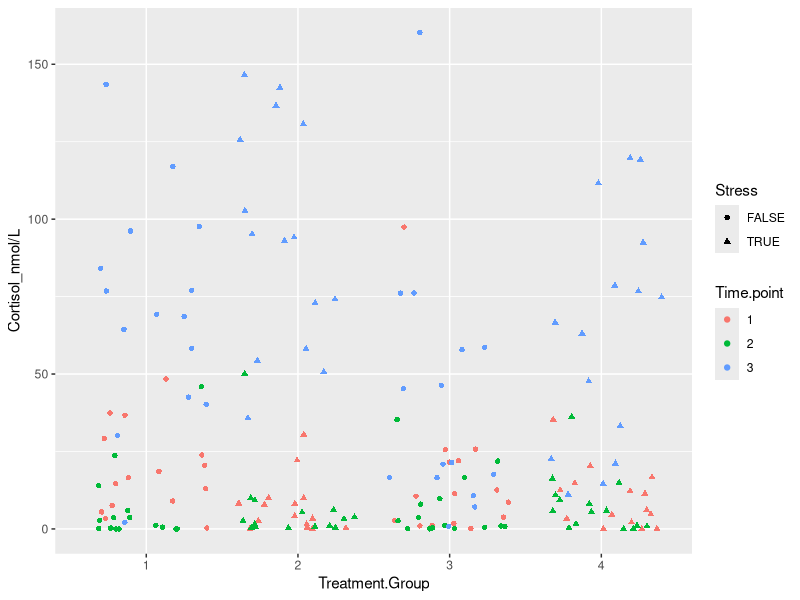
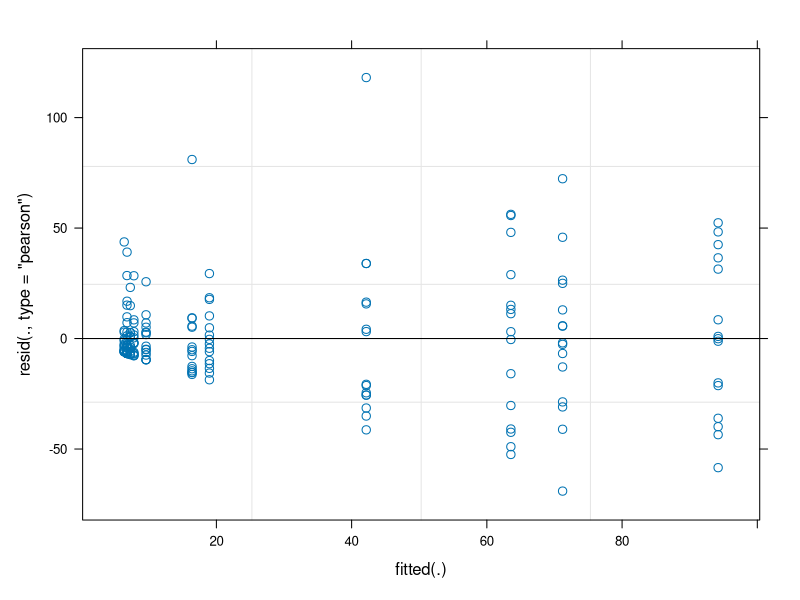

Recreate these plots in R, in order.
library(tidyverse)
library(readxl)
library(lmerTest)
library(emmeans)

Cortisol <- read_xlsx("Data/Copy of 20180413_DataSchool_Glycogen.xlsx", sheet = "Cortisol")

#Cortisol wrangling

Cortisol <- Cortisol[1:5] #removing all columns that aren't needed
names(Cortisol) <- c("Treatment.Group", "ID", "1", "2", "3")
Cortisol <- Cortisol[-c(13),] #removing datapoint 15 as was replaced by 64
Cortisol <- mutate(Cortisol, Feed = ifelse(Treatment.Group <= 2, TRUE, FALSE)) %>%  #added feed column
  mutate(Stress = ifelse(Treatment.Group == 2|Treatment.Group == 4, TRUE, FALSE))

Cortisol_long <- Cortisol %>% 
  gather(key = "Time.point", value = "Cortisol_nmol/L", "1", "2", "3")
Cortisol_long$Treatment.Group <- factor(Cortisol_long$Treatment.Group)
Cortisol_long$ID <- factor(Cortisol_long$ID)
Cortisol_long$Time.point <- factor(Cortisol_long$Time.point)


#Cortisol initial look

ggplot(Cortisol_long, aes(x = Treatment.Group, y = `Cortisol_nmol/L`, colour = Time.point, shape = Stress))+
  geom_jitter()
  scale_y_log10()

##highest cortisol after kill(time.point3), drop in cortisol after stress
##looks like no influence for treatment group (maybe combine)

########### modelling ##############

lm1 <- lm(`Cortisol_nmol/L` ~ Treatment.Group, data = Cortisol_long)
anova(lm1)
summary(lm1)
#no difference between treatments when timepoint not considered 

lm2 <- lm(`Cortisol_nmol/L` ~Treatment.Group*Time.point, data = Cortisol_long)
anova(lm2)
summary(lm2)

lm3 <- lm(`Cortisol_nmol/L` ~Treatment.Group+Time.point, data = Cortisol_long)
anova(lm3)
summary(lm3)

lmer1 <- lmer(`Cortisol_nmol/L` ~ Treatment.Group*Time.point + (1|Feed) + (1|Stress), data = Cortisol_long)
anova(lmer1)
summary(lmer1)

emmeans(lm2, pairwise~Treatment.Group|Time.point)
plot(lmer1, which=1)
